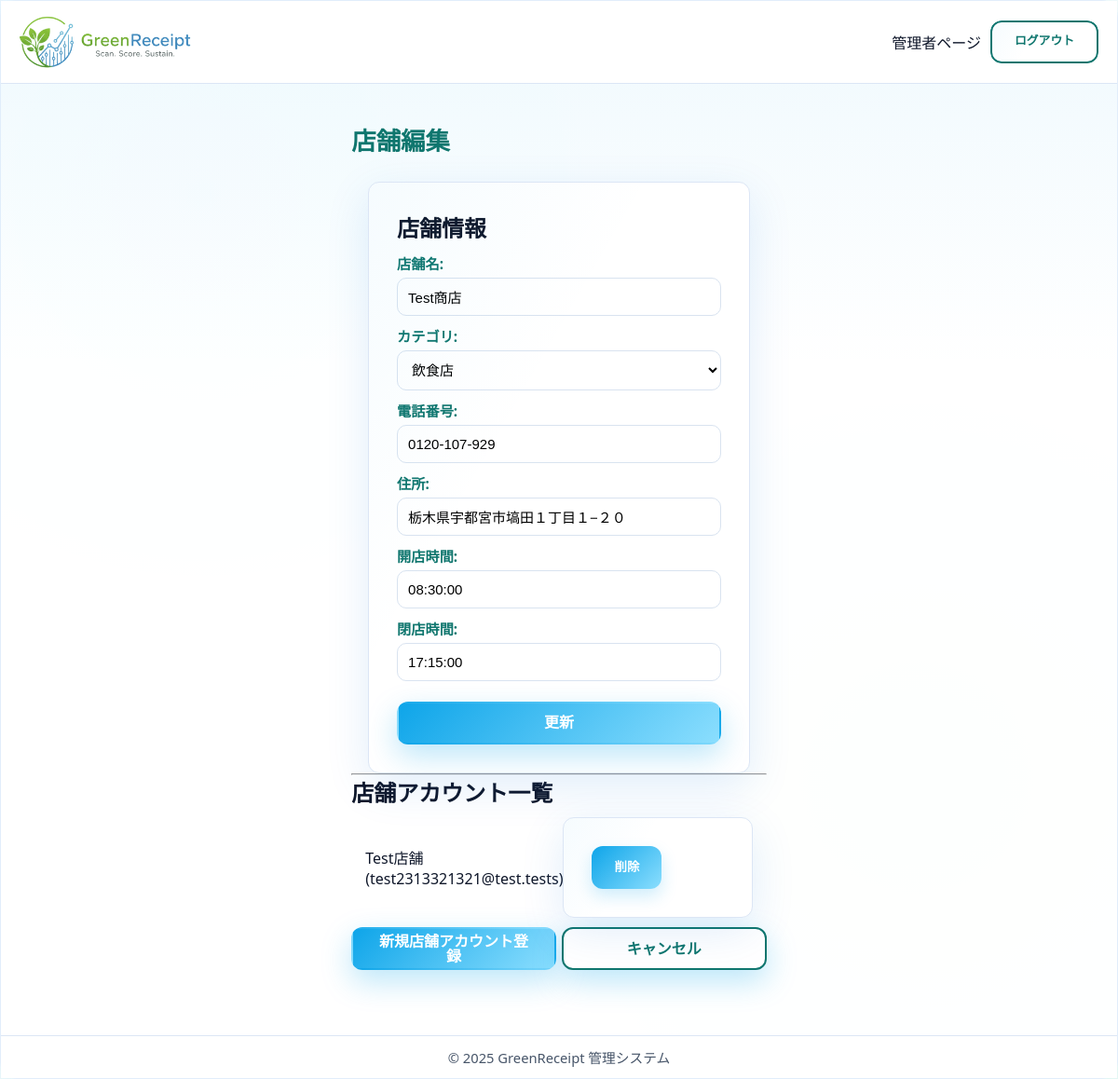
The page /staff/stores/4/edit/ (signed in) on the database its author committed.
### core/models.py (models this page shows, shortened)
class Store(models.Model):
    store_id = models.AutoField(primary_key=True, verbose_name='店舗ID')
    store_name = models.CharField(max_length=64, verbose_name='店舗名')
    CATEGORY_CHOICES = [
        ('restaurant', '飲食店'),
        ('retail', '小売店'),
        ('service', 'サービス業'),
        ('other', 'その他'),
    ]
    category = models.CharField(max_length=64, choices=CATEGORY_CHOICES, verbose_name='カテゴリ')
    tel = models.CharField(max_length=32, blank=True, verbose_name='電話番号')
    address = models.CharField(max_length=255, verbose_name='住所')
    open_time = models.TimeField(verbose_name='開店時間', null=True, blank=True)
    close_time = models.TimeField(verbose_name='閉店時間', null=True, blank=True)
    lat = models.FloatField(verbose_name='緯度', default=0.0)
    lng = models.FloatField(verbose_name='経度', default=0.0)
    class Meta:
        verbose_name = '加盟店'
        verbose_name_plural = '加盟店'

### accounts/models.py (models this page shows, shortened)
class CustomUser(AbstractUser):
    username = models.CharField(
        "ユーザー名",
        max_length=50,
        unique=True,
        help_text=(
            "必須。50文字以下。文字、数字、および @/./+/-/_ のみ使用できます。"
        ),
        validators=[AbstractUser.username_validator],
        error_messages={
            "unique": _("A user with that username already exists."),
        },
    )
    email = models.EmailField(_("email address"), unique=True)
    is_verified = models.BooleanField(default=False, verbose_name='メール認証済み')
    verification_token = models.CharField(
        max_length=100, blank=True, null=True, unique=True, verbose_name='認証トークン')
    ROLE_CHOICES = (
        ('admin', '管理者'),
        ('store', '店舗'),
        ('user', '一般ユーザー'),
    )
    RANK_CHOICES = (
        ('seed', '種'),
        ('sprout', '芽'),
        ('tree', '木'),
        ('apple_tree', 'リンゴの木'),
    )
    current_points = models.IntegerField(default=0, verbose_name='ポイント')
    rank = models.CharField(max_length=20, choices=RANK_CHOICES, default='seed', verbose_name='ランク')
    updated_at = models.DateTimeField(auto_now=True, verbose_name='アカウント更新日時')
    birthday = models.DateField(verbose_name='生年月日', null=True, blank=True)
    purchased_amount = models.IntegerField(default=0, verbose_name='購入点数')
    lastmonth_point = models.IntegerField(default=0, verbose_name='先月獲得ポイント')
    current_coupons = models.ManyToManyField(
        'core.Coupon', verbose_name='所持クーポン', blank=True)
    role = models.CharField(
        max_length=10, choices=ROLE_CHOICES, default='user', verbose_name='役割')
    store = models.ForeignKey(
        'core.Store', on_delete=models.SET_NULL, null=True, blank=True, verbose_name='所属店舗')
    last_reset_month = models.DateField(null=True, blank=True, verbose_name='最後にポイントリセットした月')
    new_email = models.EmailField(
        _("new email address"), blank=True, null=True)
    email_change_token = models.CharField(
        max_length=100, blank=True, null=True, unique=True, verbose_name='メール変更認証トークン'
    )
    withdrawal_code = models.CharField(
        max_length=6, blank=True, null=True, verbose_name='退会確認コード'
    )
    withdrawal_code_expires_at = models.DateTimeField(
        blank=True, null=True, verbose_name='退会確認コード有効期限'
    )
    RANK_HIERARCHY = {'seed': 0, 'sprout': 1, 'tree': 2, 'apple_tree': 3}
    class Meta:
        verbose_name = 'ユーザー'
        verbose_name_plural = 'ユーザー'

### core/views.py (the view)
# urls.py: path("staff/stores/<int:store_id>/edit/", views.store_edit, name="store_edit"),
@staff_member_required
def store_edit(request, store_id):
    store = get_object_or_404(Store, store_id=store_id)
    if request.method == 'POST':
        form = StoreForm(request.POST, instance=store)
        if form.is_valid():
            form.save()
            messages.success(request, '店舗情報が正常に更新されました。')
            return redirect('core:store_detail', store_id=store.store_id)
    else:
        form = StoreForm(instance=store)
    store_users = store.customuser_set.all()
    return render(request, 'admin/store_edit_form.html', {'form': form, 'store': store, 'store_users': store_users})

### core/forms.py
class StoreForm(forms.ModelForm):
    class Meta:
        model = Store
        fields = ['store_name', 'category', 'tel',
                  'address', 'open_time', 'close_time']

### core/templates/admin/store_edit_form.html (shortened to what this page needs)
{% extends "admin/admin_base.html" %}
{% block content %}
  <div class="main-content">
    <h1>店舗編集</h1>
    <form method="post">
      <h2>店舗情報</h2>
      {{ form.as_p }}
      <div class="actions">
        <button type="submit" class="btn btn-primary">更新</button>
      </div>
    </form>
    <hr>
    <h2>店舗アカウント一覧</h2>
    {% if store_users %}
      <ul class="list-group mb-3">
        {% for user in store_users %}
          <li class="list-group-item d-flex justify-content-between align-items-center">
            <span>{{ user.username }} ({{ user.email }})</span>
            <form method="post" action="{% url 'core:store_delete_user' user.id %}" style="display: inline;">
              <button type="submit" class="btn btn-danger btn-sm" onclick="return confirm('本当にこのアカウントを削除しますか？');">削除</button>
            </form>
          </li>
        {% endfor %}
      </ul>
    {% else %}
      <p>この店舗に登録されているアカウントはありません。</p>
    {% endif %}
    <div class="d-flex gap-2 align-items-center">
      <a href="{% url 'core:store_add_user' store.store_id %}" class="btn btn-primary">新規店舗アカウント登録</a>
      <a href="{% url 'core:store_detail' store.store_id %}" class="btn btn-secondary">キャンセル</a>
    </div>
  </div>
{% endblock %}

### core/static/css/style.css (style rules this page uses)
:root { --bg-1: #f3f9ff; --bg-2: #f2fff8; --panel: rgba(255, 255, 255, 0.9); --panel-strong: rgba(255, 255, 255, 0.96); --border: rgba(9, 109, 217, 0.12); --shadow: 0 14px 48px rgba(9, 109, 217, 0.12); --shadow-strong: 0 22px 60px rgba(9, 109, 217, 0.18); --text: #0f172a; --muted: #475569; --accent: #79ca69; --accent-2: #0f766e; --success: #22c55e; --danger: #ef4444; --radius-lg: 18px; --radius-md: 12px; --radius-sm: 10px; }
* { box-sizing: border-box; margin: 0; padding: 0; }
html, body { height: 100%; width: 100%; overflow-x: hidden; }
body { font-family: "Poppins", "Segoe UI", "\u30E1\u30A4\u30EA\u30AA", "Hiragino Kaku Gothic ProN", sans-serif; text-align: center; min-height: 100vh; margin: 0; padding-top: 0; color: var(--text); background: radial-gradient(circle at 12% 18%, rgba(14, 165, 233, 0.16), transparent 32%), radial-gradient(circle at 80% 8%, rgba(34, 197, 94, 0.12), transparent 28%), radial-gradient(circle at 76% 72%, rgba(14, 165, 233, 0.12), transparent 32%), linear-gradient(135deg, var(--bg-1), var(--bg-2)); -webkit-font-smoothing: antialiased; -moz-osx-font-smoothing: grayscale; }
button, .btn { display: inline-block; background: linear-gradient(135deg, var(--accent), #8bdefe); color: #fff; border: none; border-radius: 14px; font-weight: 700; cursor: pointer; transition: transform 0.25s ease, box-shadow 0.25s ease, filter 0.2s ease; font-size: 1rem; box-shadow: 0 12px 32px rgba(14, 165, 233, 0.28); }
button { padding: 8px 40px; }
.btn { width: 50%; padding: 13px; border-radius: 14px; text-decoration: none; }
.btn-sm { padding: 6px 12px; font-size: 0.84em; width: auto; box-shadow: 0 8px 18px rgba(14, 165, 233, 0.2); }
:root { --nav-h: 100px; }
form { width: 92%; max-width: 380px; margin: auto; background: var(--panel-strong); border-radius: 18px; padding: 26px 22px; border: 1px solid var(--border); box-shadow: var(--shadow); animation: scaleIn 0.5s ease-out; position: relative; overflow: hidden; }
form::before { content: ""; position: absolute; inset: 0; background: linear-gradient(120deg, rgba(14, 165, 233, 0.04), transparent 40%); pointer-events: none; }
form label { font-weight: 700; color: var(--accent-2); display: block; margin-top: 12px; font-size: 0.95rem; }
input[type="text"], input[type="email"], input[type="password"], input[type="date"], select { width: 100%; padding: 11px; margin-top: 5px; border: 1px solid #d9e3f0; border-radius: 10px; font-size: 15px; transition: all 0.25s ease; background: #fff; }
form .actions { text-align: center; margin-top: 22px; display: flex; gap: 10px; justify-content: center; flex-wrap: wrap; }
form .actions button, form .actions .btn { flex: 1; min-width: 120px; margin: 0; }
main p { font-size: 15px; color: var(--muted); font-weight: 500; }
.container, .wrapper, main, form { max-width: 100%; }
.btn-secondary { display: inline-block; background: #fff; border: 2px solid var(--accent-2); color: var(--accent-2); border-radius: 10px; padding: 9px 20px; margin-top: 20px; text-decoration: none; transition: all 0.25s ease; }

### rows shown on the page
Store: store_name "Test商店", category "飲食店", tel "0120-107-929", address "栃木県宇都宮市塙田１丁目１−２０", open_time "08:30:00", close_time "17:15:00"
CustomUser: username "Test店舗", email "test2313321321@test.tests"
